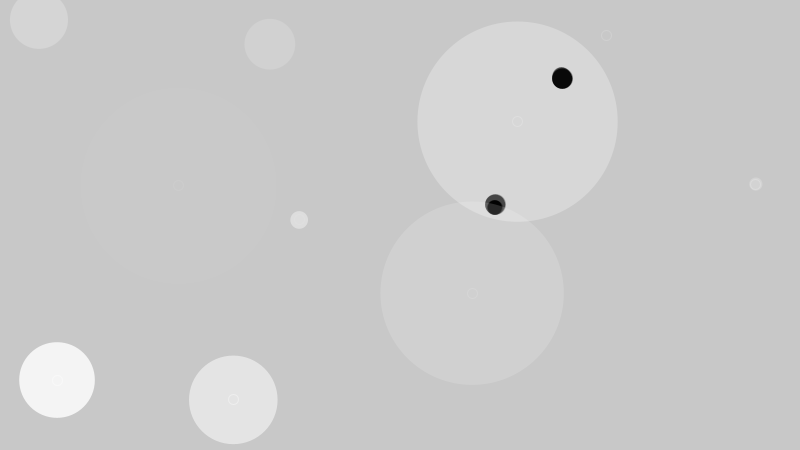
Frame 1 (no input)
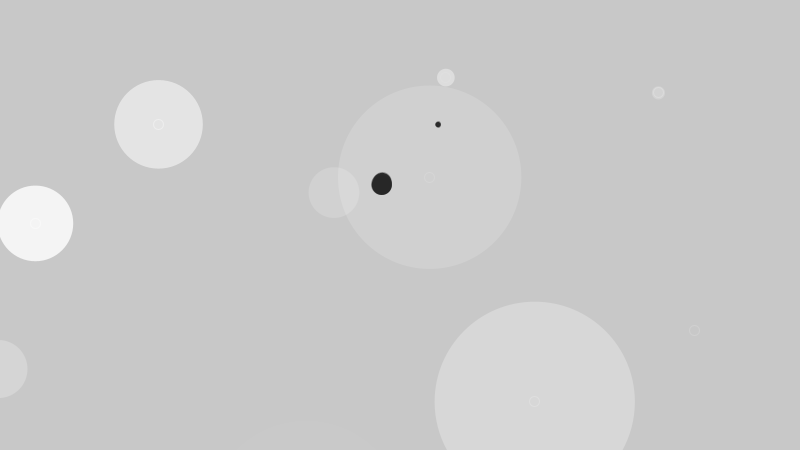
Frame 60 (the mouse pressed at the canvas centre just before this capture)
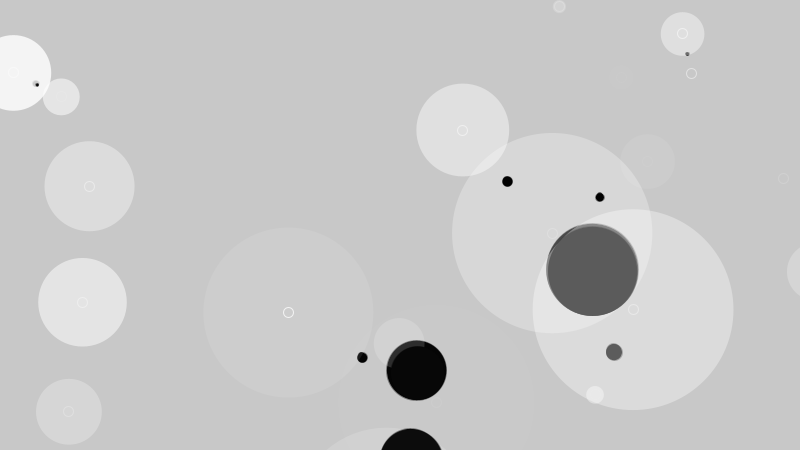
Frame 120 (the mouse held since frame 60 and released just before this capture)

The Processing sketch that drew these frames (run headless with seeded random() and noise(); from frame 60 on, the mouse is pressed at the canvas centre):

// Processing sketch: processing_122778
// ── processing_122778.pde

//Clark Li
//Practice the function of "Class"

int _num = 10;
Circle[]_circleA= {
};

void setup() {
  size(800, 450);
  background(200);
  smooth(20);
  strokeWeight(1);
  fill(150, 50);
  drawCircles();
}
void draw() {
  background(200);
  for (int i=0; i<_circleA.length; i++) {
    Circle thisCirc =_circleA[i];
    thisCirc.updateMe();
  }
}
void mousePressed() {
  drawCircles();
}

void drawCircles() {
  for (int i=0; i<_num; i++) {
    Circle thisCirc = new Circle();
    thisCirc.drawMe();
    _circleA=(Circle[])append(_circleA, thisCirc);
  }
}
class Circle {
  float x, y;
  float radius;
  color linecol, fillcol;
  float alph;
  float xmove, ymove;
  Circle() {
    x = random(width);
    y = random(height);
    radius = random(100) + 5;
    linecol = color(255,random(255));
    fillcol = color(255,random(255));
    alph = random(255);
    xmove=random(5)-2;
    ymove=random(5)+2;
  }
  void drawMe() {
    noStroke();
    fill(fillcol, alph);
    ellipse(x, y, radius*2, radius*2);
    stroke(linecol, 200);
    noFill();
    ellipse(x, y, 10, 10);
  }
  void updateMe() {
    x += xmove;
    y += ymove;
    if (x > (width+radius)) { 
      x=0-radius;
    }
    if (x < (0-radius)) { 
      x=width+radius;
    }
    if (y > (height+radius)) { 
      y=0+radius;
    }
    if (y < (0-radius)) { 
      y=0;
    }
    boolean touching = false;
for (int i=0; i<_circleA.length; i++) {
Circle otherCirc = _circleA[i];
if (otherCirc != this) {
float dis = dist(x, y, otherCirc.x, otherCirc.y);
float overlap = dis - radius - otherCirc.radius;
if (overlap < 0) {
float midx, midy;
midx = (x + otherCirc.x)/2;
midy = (y + otherCirc.y)/2;
stroke(0, 100);
fill(random(10));
overlap *= -1;
ellipse(midx, midy, overlap, overlap);
}
}
}
    drawMe();
  }
}
